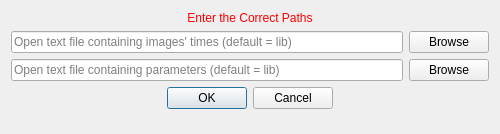
<?xml version="1.0" encoding="UTF-8"?>
<ui version="4.0">
 <class>MmeasurementViewUITracking</class>
 <widget class="QWidget" name="MmeasurementViewUITracking">
  <property name="geometry">
   <rect>
    <x>0</x>
    <y>0</y>
    <width>500</width>
    <height>134</height>
   </rect>
  </property>
  <property name="sizePolicy">
   <sizepolicy hsizetype="Minimum" vsizetype="Minimum">
    <horstretch>0</horstretch>
    <verstretch>0</verstretch>
   </sizepolicy>
  </property>
  <property name="minimumSize">
   <size>
    <width>500</width>
    <height>134</height>
   </size>
  </property>
  <property name="maximumSize">
   <size>
    <width>16777215</width>
    <height>134</height>
   </size>
  </property>
  <property name="windowTitle">
   <string>Set Values</string>
  </property>
  <layout class="QGridLayout" name="gridLayout">
   <item row="9" column="0" colspan="2">
    <spacer name="spacer">
     <property name="orientation">
      <enum>Qt::Vertical</enum>
     </property>
     <property name="sizeType">
      <enum>QSizePolicy::Expanding</enum>
     </property>
     <property name="sizeHint" stdset="0">
      <size>
       <width>20</width>
       <height>0</height>
      </size>
     </property>
    </spacer>
   </item>
   <item row="7" column="1">
    <widget class="QPushButton" name="pushButton_2">
     <property name="text">
      <string>Browse</string>
     </property>
    </widget>
   </item>
   <item row="2" column="1">
    <widget class="QPushButton" name="pushButton_1">
     <property name="text">
      <string>Browse</string>
     </property>
    </widget>
   </item>
   <item row="2" column="0">
    <widget class="QLineEdit" name="lineEdit_1">
     <property name="placeholderText">
      <string>Open text file containing images' times (default = lib)</string>
     </property>
    </widget>
   </item>
   <item row="0" column="0" colspan="2">
    <widget class="QLabel" name="titleLabel">
     <property name="styleSheet">
      <string notr="true">QLabel { color: rgb(255, 0, 0) }</string>
     </property>
     <property name="text">
      <string>Enter the Correct Paths</string>
     </property>
     <property name="alignment">
      <set>Qt::AlignCenter</set>
     </property>
    </widget>
   </item>
   <item row="8" column="0" colspan="2">
    <widget class="QDialogButtonBox" name="buttonBox">
     <property name="enabled">
      <bool>true</bool>
     </property>
     <property name="orientation">
      <enum>Qt::Horizontal</enum>
     </property>
     <property name="standardButtons">
      <set>QDialogButtonBox::Cancel|QDialogButtonBox::Ok</set>
     </property>
     <property name="centerButtons">
      <bool>true</bool>
     </property>
    </widget>
   </item>
   <item row="7" column="0">
    <widget class="QLineEdit" name="lineEdit_2">
     <property name="placeholderText">
      <string>Open text file containing parameters (default = lib)</string>
     </property>
    </widget>
   </item>
  </layout>
 </widget>
 <layoutdefault spacing="6" margin="11"/>
 <resources/>
 <connections/>
</ui>
